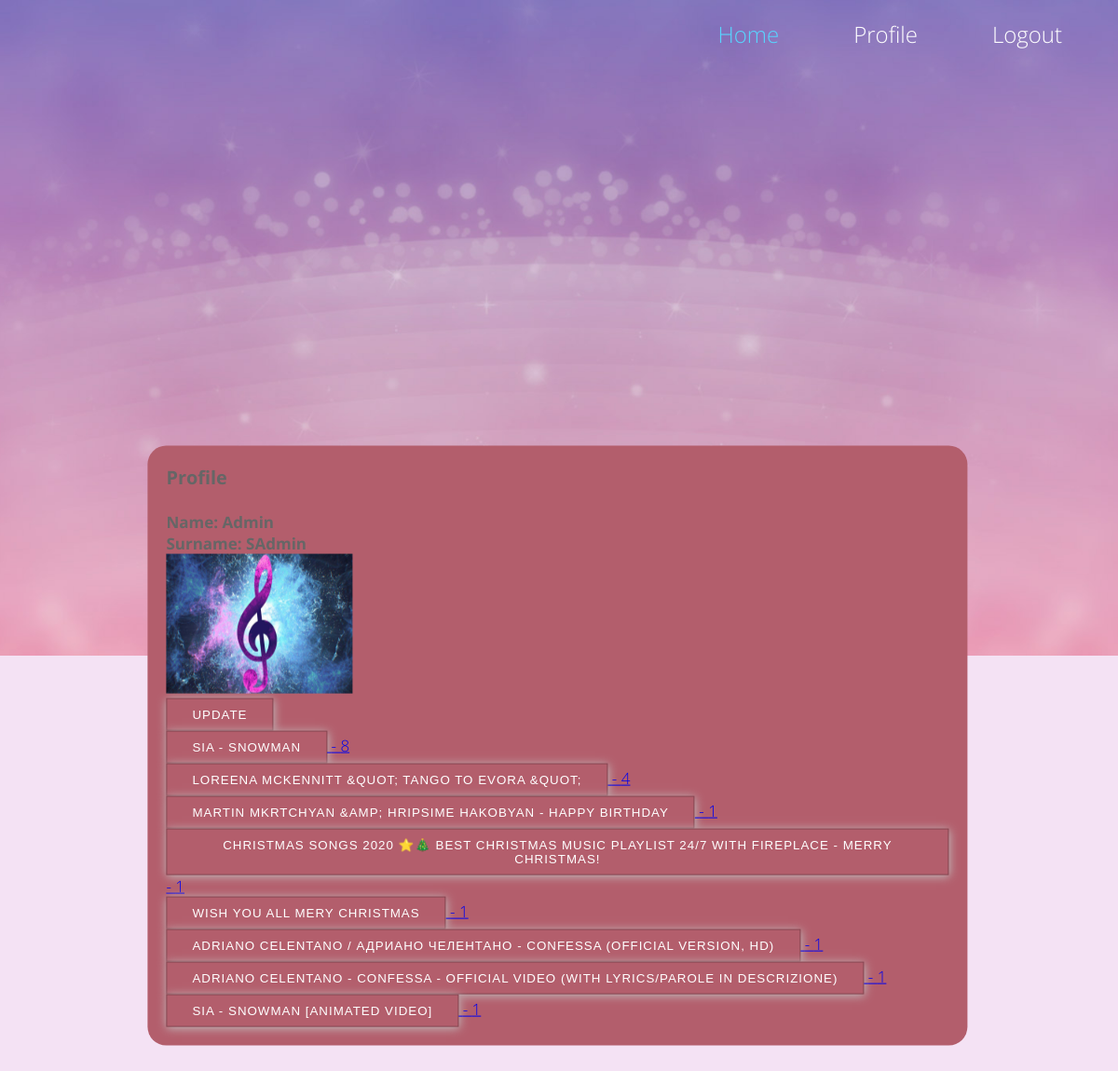
The app's page /users/user_profile/ (signed in), older data.
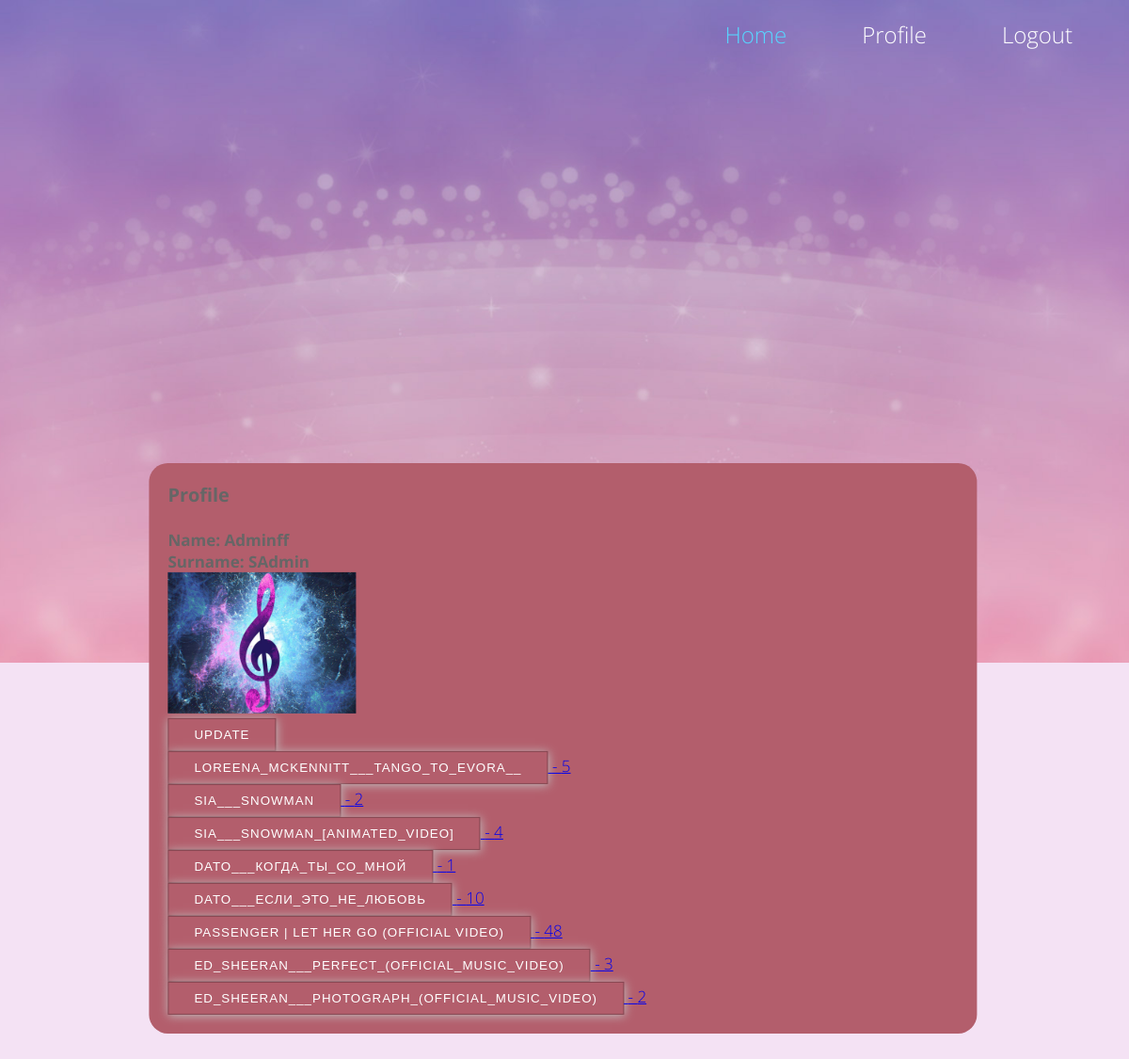
The same page, newer data.
### users/models.py (models this page shows, shortened)
class Profile(models.Model):
	user = models.OneToOneField(User, on_delete = models.CASCADE)
	first_name = models.CharField(max_length=10, default="name")
	second_name = models.CharField(max_length=20, default="username")
	user_image = models.ImageField(default='Music.jpg', upload_to="media")

### download_app/models.py (models this page shows, shortened)
class NewMP3(models.Model):
    name = models.TextField()
    url = models.TextField( default="http:")
    count = models.IntegerField(default=1)
    user = models.ForeignKey(User, on_delete=models.CASCADE)

### users/views.py (the view)
# urls.py: path('user_profile/', user_views.user_profile, name='user_profile'),
@login_required(login_url="login")
def user_profile(request):
    profile = Profile.objects.get(user=request.user)
    videos = NewMP3.objects.all().filter(user=request.user)
    list_video = []
    for video_1 in videos:
        count = 0
        k = True
        for i in list_video:
            if video_1.url == i.url:
                k = False
        if k:
            list_video.append(video_1)
        for video_2 in videos:
            if video_1.url == video_2.url:
                count += 1
        video_1.count = count
    return render(request, 'registration/user_profile.html', {"profile":profile, "videos":list_video})

### YouTube_django/YouTube_django/users/templates/registration/user_profile.html
{% extends 'download_app/base.html' %}
{% block content %}
	<div class="todo-list">
		<h3>Profile</h3>
		<br>
		<strong>Name: {{profile.first_name}}</strong>
		<br>
		<strong>Surname: {{profile.second_name}}</strong>
		<br>
		<img src="{{profile.user_image.url}}" alt="*****" height="150" width="200">
		<br>
		<div class="item-row">
			<a href="{% url 'profile_update' %}"><button class="btn btn-success" type="submit" name="Update Profile">Update</button></a>
		</div>
		{% for video in videos %}
			<div>
				<a href="{{video.url}}"><button class="btn btn-success" type="submit" name="url">{{video.name}}</button> - {{video.count}} </a>
			</div>
		{% endfor %}
	</div>
{% endblock %}

### YouTube_django/YouTube_django/download_app/templates/download_app/base.html (shortened to what this page needs)
{% load static %}
<!DOCTYPE html>
<html lang="en">
<head>
  <link rel="stylesheet" href="{% static '/download_app/css/fontawesome-all.min.css' %}">
  <link rel="stylesheet" href="{% static '/download_app/css/tooplate-style.css' %}">
</head>
<body>
  <div class="tm-main">
    <div class="tm-welcome-section">
      <div class="container tm-navbar-container">
        <div class="row">
          <div class="col-xl-12">
            <nav class="navbar navbar-expand-sm">
              <ul class="navbar-nav ml-auto">
                <li class="nav-item active">
                  <a href="{% url 'home' %}" class="nav-link tm-nav-link tm-text-white active">Home</a>
                </li>
                {% if not request.user.is_authenticated %}
                <li class="nav-item">
                  <a href="{% url 'register' %}" class="nav-link tm-nav-link tm-text-white">Sign Up</a>
                </li>
                <li class="nav-item">
                  <a href="{% url 'login' %}" class="nav-link tm-nav-link tm-text-white">Login</a>
                </li>
                {% else %}
                <li class="nav-item">
                  <a href="{% url 'user_profile' %}" class="nav-link tm-nav-link tm-text-white">Profile</a>
                </li>
                <li class="nav-item">
                  <a href="{% url 'logout' %}" class="nav-link tm-nav-link tm-text-white">Logout</a>
                </li>
                {% endif %}
              </ul>
            </nav>
          </div>
        </div>
      </div>
    </div>
    <div class="center-column">
      {% block content %}
      {% endblock content %}
    </div>
  </div>
</body>
</html>

### download_app/static/download_app/css/tooplate-style.css (style rules this page uses)
* { margin: 0; padding: 0; }
body { font-family: 'Open Sans', Helvetica, Arial, sans-serif; font-size: 17px; font-weight: 300; color: #666666; overflow-x: hidden; background: rgba(221,160,221,30%); }
a { transition: all 0.3s ease; }
a:hover, a:focus, a.active { color: #58d5ff; text-decoration: none; }
.tm-welcome-section { height: 83vh; display: flex; flex-direction: column; align-items: center; justify-content: center; background-color: #E7A7C0; background-image: url('../img/insertion-header.jpg'); background-repeat: no-repeat; background-size: cover; background-position: center center; color: white; max-height: 700px; min-height: 400px; padding: 20px; }
.tm-navbar-container { position: absolute; top: 20px; right: 5%; }
.navbar-nav { margin-right: 0; }
.nav-link { font-size: 14px; }
.nav-item { list-style-type: none; }
.navbar-expand-sm .navbar-nav .nav-link { padding: 10px 20px; text-decoration: none; }
.navbar-nav { flex-direction: row; display: flex; }
.todo-list { width: 70%; height: 50%; transform: translate(18%, -35%); background: #b35e6c; padding: 20px; border-radius: 20px; }
.btn-success, .btn-info { padding:9px 27px; cursor: pointer; text-transform: uppercase; letter-spacing: 1px; border-style: groove; border: 1px solid rgba(0,0,0,26%); background: #b35e6c; box-shadow: 1px 1px 10px silver; color: white; }
.tm-text-white { color: #fff; }
@media (min-width: 576px) { .navbar-expand-sm .navbar-nav .nav-link { padding: 20px 40px; } }
@media (min-width: 576px) { .navbar-nav { margin-right: -40px; } }
@media (min-width: 576px) { .nav-link { font-size: 24px; } }
@media (min-width: 1200px) { .container { max-width: 1230px; } }

Row changes from the older to the newer data that the page shows:
removed NewMP3: name "SIA - SNOWMAN", count "8"
removed NewMP3: name "LOREENA MCKENNITT &QUOT; TANGO TO EVORA &QUOT;", count "4"
removed NewMP3: name "MARTIN MKRTCHYAN &AMP; HRIPSIME HAKOBYAN - HAPPY BIRTHDAY", count "1"
removed NewMP3: name "CHRISTMAS SONGS 2020 ⭐🎄 BEST CHRISTMAS MUSIC PLAYLIST 24/7 WITH FIREPLACE - MERRY CHRISTMAS!", count "1"
removed NewMP3: name "WISH YOU ALL MERY CHRISTMAS", count "1"
removed NewMP3: name "ADRIANO CELENTANO / АДРИАНО ЧЕЛЕНТАНО - CONFESSA (OFFICIAL VERSION, HD)", count "1"
removed NewMP3: name "ADRIANO CELENTANO - CONFESSA - OFFICIAL VIDEO (WITH LYRICS/PAROLE IN DESCRIZIONE)", count "1"
removed NewMP3: name "SIA - SNOWMAN [ANIMATED VIDEO]", count "1"
changed Profile "SAdmin": first_name (not shown) → "Adminff"
added NewMP3: name "LOREENA_MCKENNITT___TANGO_TO_EVORA__", count "5"
added NewMP3: name "SIA___SNOWMAN", count "2"
added NewMP3: name "SIA___SNOWMAN_[ANIMATED_VIDEO]", count "4"
added NewMP3: name "DATO___КОГДА_ТЫ_СО_МНОЙ", count "1"
added NewMP3: name "DATO___ЕСЛИ_ЭТО_НЕ_ЛЮБОВЬ", count "10"
added NewMP3: name "PASSENGER | LET HER GO (OFFICIAL VIDEO)", count "48"
added NewMP3: name "ED_SHEERAN___PERFECT_(OFFICIAL_MUSIC_VIDEO)", count "3"
added NewMP3: name "ED_SHEERAN___PHOTOGRAPH_(OFFICIAL_MUSIC_VIDEO)", count "2"
